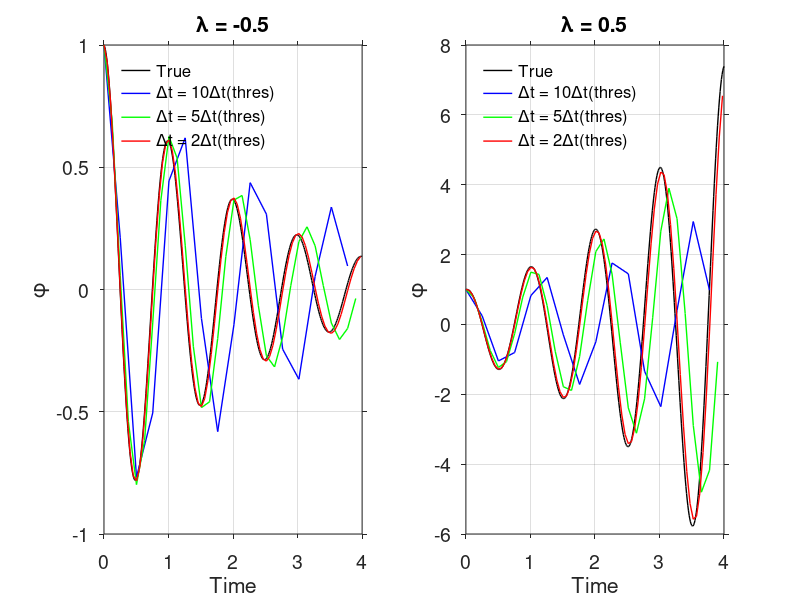

Recreate this plot in MATLAB.
% =========================================================================
%   This program is to examine A-stability for transport ODE
%   Numerical Scheme: forward time difference
% =========================================================================
set(0,'defaulttextfontsize',14);
set(0,'defaultaxesfontsize',14);
set(0,'DefaultAxesTickDir', 'out')
set(0,'DefaultFigureColormap',feval('jet'));

%%% define constants %%%
tau = 1;                                                    % wave period
omega = 2*pi/(tau);                                         % wave frequency
%%% define true solution parameters %%%
phi0 = 1;
deltt = 0.01;
t0  = 0; t1 = 4*tau;
tt_true = t0:deltt:t1;
%%% select different delt %%%
col = {'b','g','r'};

lambda0 = [-0.5,0.5];
figure(1);clf;
for ilambda = 1:numel(lambda0)
    lambda = lambda0(ilambda);
    %%% construct true solution %%%
    phitrue = phi0*exp((lambda+1i*omega)*tt_true);                  % true solution
    gamma = lambda+1i*omega;
    delt_shred = abs(-2*lambda/(lambda^2+omega^2));
    delt0 = [delt_shred*10,delt_shred*5,delt_shred*2];  % choose different delt

    %%% plot true solution %%%
    figure(1);
    subplot(1,2,ilambda)
    plot(tt_true,real(phitrue),'k','linewidth',1);hold on;    
    %%% solve ODE %%%
    for idtt = 1:numel(delt0)
        delt = delt0(idtt);
        tt = t0:delt:t1;
        
        phi = nan(size(tt));
        phi(1) = phitrue(1);
        for itt = 2:numel(tt)
            phi(itt) = phi(itt-1)*(1+0.5*gamma*delt)/(1-0.5*gamma*delt);
        end
        plot(tt,real(phi),col{idtt},'linewidth',1);
    end
    xlabel('Time');ylabel('\phi');title(['\lambda = ',num2str(lambda)]);grid on;
    lg = legend('True','\Deltat = 10\Deltat(thres)','\Deltat = 5\Deltat(thres)',...
        '\Deltat = 2\Deltat(thres)','location','northwest');
    set(lg,'box','off','fontsize',12);
end